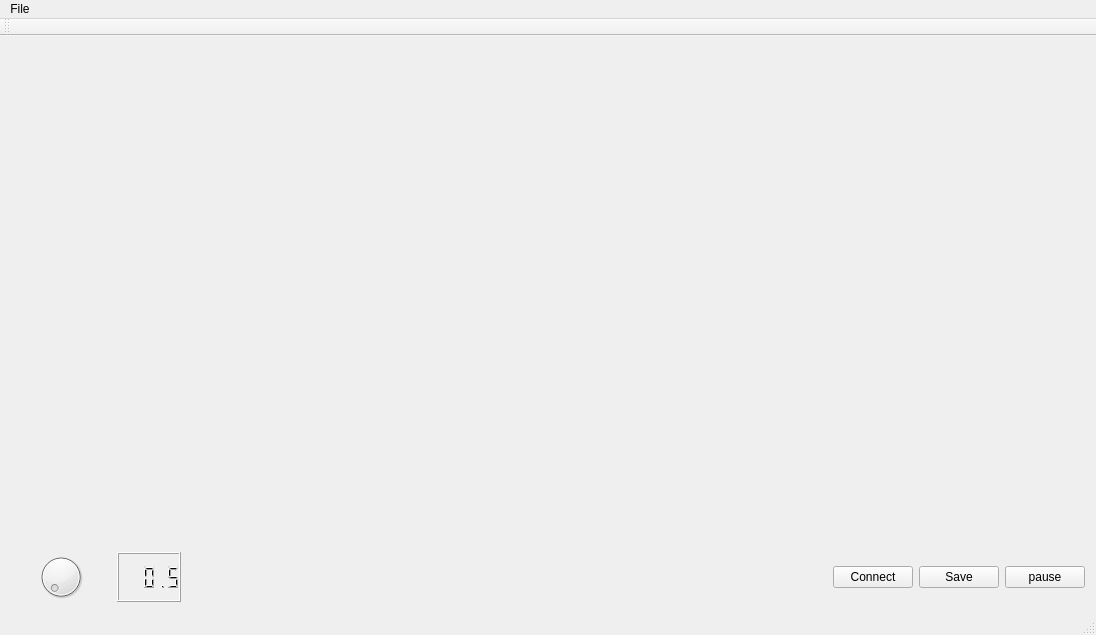
<?xml version="1.0" encoding="UTF-8"?>
<ui version="4.0">
 <class>MainWindow</class>
 <widget class="QMainWindow" name="MainWindow">
  <property name="geometry">
   <rect>
    <x>0</x>
    <y>0</y>
    <width>1096</width>
    <height>635</height>
   </rect>
  </property>
  <property name="windowTitle">
   <string>MainWindow</string>
  </property>
  <widget class="QWidget" name="centralWidget">
   <layout class="QGridLayout" name="gridLayout_3">
    <item row="1" column="0">
     <layout class="QHBoxLayout" name="horizontalLayout">
      <property name="sizeConstraint">
       <enum>QLayout::SetFixedSize</enum>
      </property>
      <item>
       <widget class="QDial" name="dial">
        <property name="minimum">
         <number>1</number>
        </property>
        <property name="maximum">
         <number>1000</number>
        </property>
       </widget>
      </item>
      <item>
       <widget class="QLCDNumber" name="scroll_speed">
        <property name="font">
         <font>
          <pointsize>12</pointsize>
          <weight>75</weight>
          <bold>true</bold>
         </font>
        </property>
        <property name="value" stdset="0">
         <double>0.500000000000000</double>
        </property>
       </widget>
      </item>
      <item>
       <spacer name="horizontalSpacer">
        <property name="orientation">
         <enum>Qt::Horizontal</enum>
        </property>
        <property name="sizeHint" stdset="0">
         <size>
          <width>40</width>
          <height>20</height>
         </size>
        </property>
       </spacer>
      </item>
      <item>
       <widget class="QPushButton" name="but_save_2">
        <property name="text">
         <string>Connect</string>
        </property>
       </widget>
      </item>
      <item>
       <widget class="QPushButton" name="but_save">
        <property name="text">
         <string>Save</string>
        </property>
       </widget>
      </item>
      <item>
       <widget class="QPushButton" name="but_pause">
        <property name="text">
         <string>pause</string>
        </property>
       </widget>
      </item>
     </layout>
    </item>
    <item row="0" column="0">
     <widget class="QCustomPlot" name="plot" native="true">
      <property name="sizePolicy">
       <sizepolicy hsizetype="Expanding" vsizetype="Expanding">
        <horstretch>0</horstretch>
        <verstretch>0</verstretch>
       </sizepolicy>
      </property>
     </widget>
    </item>
   </layout>
  </widget>
  <widget class="QMenuBar" name="menuBar">
   <property name="geometry">
    <rect>
     <x>0</x>
     <y>0</y>
     <width>1096</width>
     <height>28</height>
    </rect>
   </property>
   <widget class="QMenu" name="menufile">
    <property name="title">
     <string>File</string>
    </property>
    <addaction name="actionSelect_Serial_Device"/>
    <addaction name="actionQuit"/>
    <addaction name="actionQuit_2"/>
   </widget>
   <addaction name="menufile"/>
  </widget>
  <widget class="QToolBar" name="mainToolBar">
   <attribute name="toolBarArea">
    <enum>TopToolBarArea</enum>
   </attribute>
   <attribute name="toolBarBreak">
    <bool>false</bool>
   </attribute>
  </widget>
  <widget class="QStatusBar" name="statusBar"/>
  <action name="actionSelect_Serial_Device">
   <property name="text">
    <string>Select Serial Device</string>
   </property>
  </action>
  <action name="actionQuit">
   <property name="text">
    <string>Save</string>
   </property>
  </action>
  <action name="actionQuit_2">
   <property name="text">
    <string>Quit</string>
   </property>
  </action>
 </widget>
 <layoutdefault spacing="6" margin="11"/>
 <customwidgets>
  <customwidget>
   <class>QCustomPlot</class>
   <extends>QWidget</extends>
   <header>qcustomplot.h</header>
   <container>1</container>
  </customwidget>
 </customwidgets>
 <resources/>
 <connections/>
</ui>
